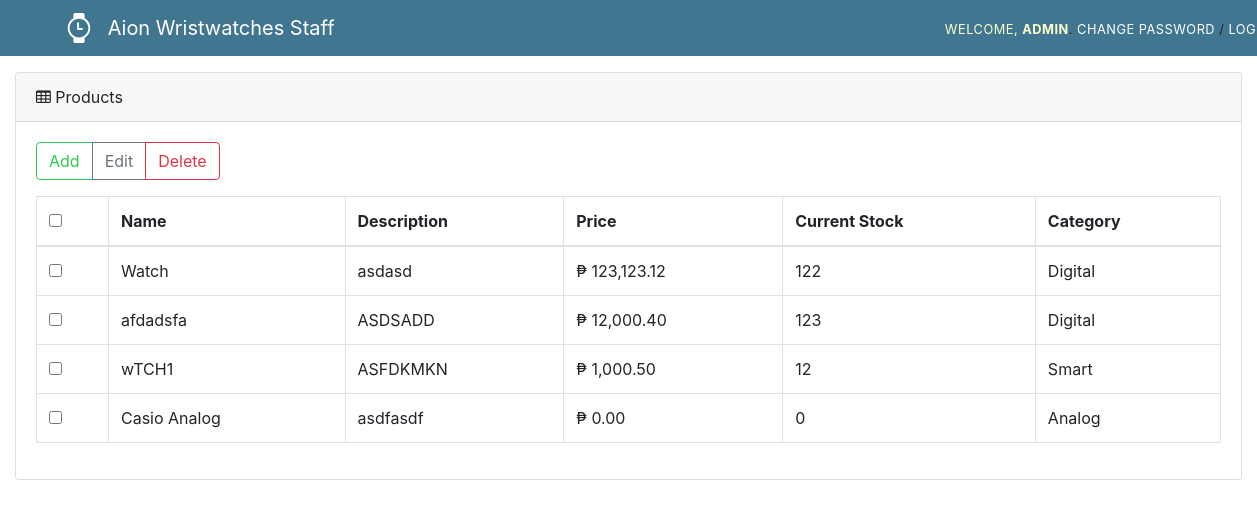
/prodman/ (signed in), run on an earlier commit of the app's database.
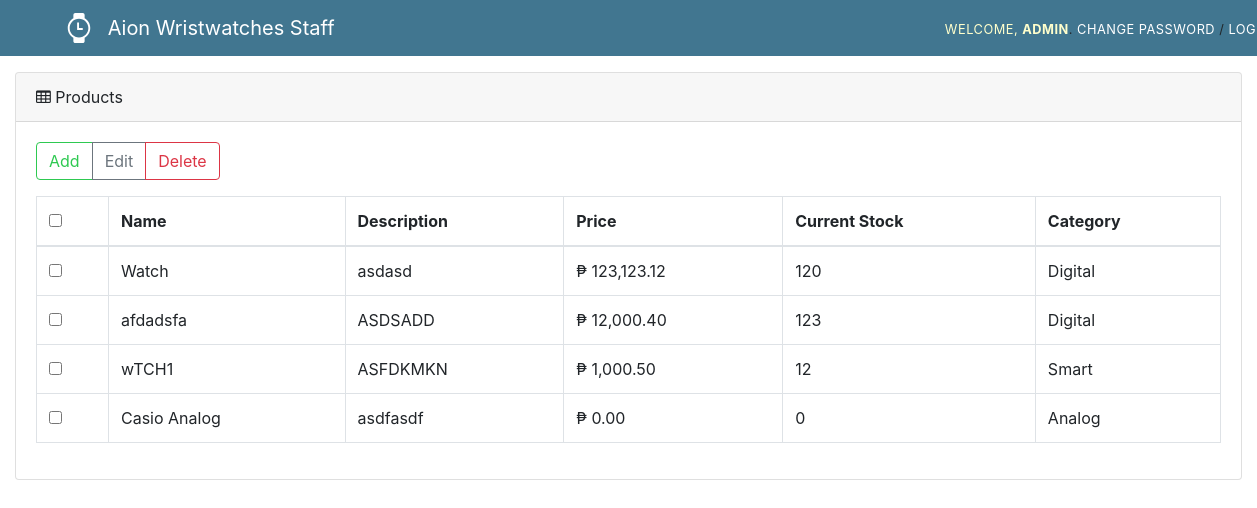
And on a later commit of the database.
### ecommerce/models.py (models this page shows, shortened)
class Product(models.Model):
    prodname = models.CharField(max_length=100)
    description = models.CharField(max_length=300)
    price = models.DecimalField(default=0.00, max_digits=20, decimal_places=2, validators=[MinValueValidator(0)])
    initialstock = models.PositiveIntegerField(default=0)
    quantity = models.PositiveIntegerField(default=0)
    CHOICES = (
        ('Analog', 'Analog'),
        ('Digital', 'Digital'),
        ('Smart', 'Smart'),
    )
    category = models.CharField(max_length=7, choices=CHOICES)
    image = models.ImageField(upload_to='ecommerce/static/product_images/', blank=True)
    is_active = models.BooleanField(default=True)
    class Meta:
        verbose_name_plural = "Products"

### ecommerce/views.py (the view)
# urls.py: url(r'^prodman/$', views.prodman, name='prodman'),
def prodman(request):
    product_list = Product.objects.all()
    context = {
        'product_list': product_list,
    }
    return render(request, 'ecommerce/prodman.html', context)

### ecommerce/templates/ecommerce/prodman.html (shortened to what this page needs)
{% extends 'ecommerce/extends/header3.html' %}
{% load static %}
{% load humanize %}
{% block body %}
    <div class="container-fluid">
    <div class="card mt-3">
      <div class="card-header">
        <i class="fa fa-table"></i> Products
      </div>
      <div class="card-body">
        <div class="btn-group" role="group">
          <button type="button" class="btn btn-outline-success" id="btnAdd">Add</button>
          <button type="button" class="btn btn-outline-secondary" id="btnEdit">Edit</button>
          <button type="button" class="btn btn-outline-danger" id="btnDelete">Delete</button>
        </div>
        <table class="table table-bordered mt-3">
          <thead>
            <tr>
              <th scope="col"><input type="checkbox"></th>
              <th scope="col">Name</th>
              <th scope="col">Description</th>
              <th scope="col">Price</th>
              <th scope="col">Current Stock</th>
              <th scope="col">Category</th>
            </tr>
          </thead>
          <tbody>
            {% for product in product_list %}
              <tr>
                <td><input type="checkbox" data-type="check_product" data-id="{{ product.id }}"></td>
                <td data-id="{{ product.id }}" data-type="name">{{ product.prodname }}</td>
                <td data-id="{{ product.id }}" data-type="description">{{ product.description }}</td>
                <td data-id="{{ product.id }}" data-type="price">&#x20B1 {{ product.price|intcomma }}</td>
                <td data-id="{{ product.id }}" data-type="quantity">{{ product.quantity }}</td>
                <td data-id="{{ product.id }}" data-type="category">{{ product.category }}</td>
              </tr>
            {% endfor %}
          </tbody>
        </table>
      </div>
    </div>
    </div>
{% endblock %}

What changed in the data, as far as the page shows it:
changed Product "Watch": quantity "122" → "120"
